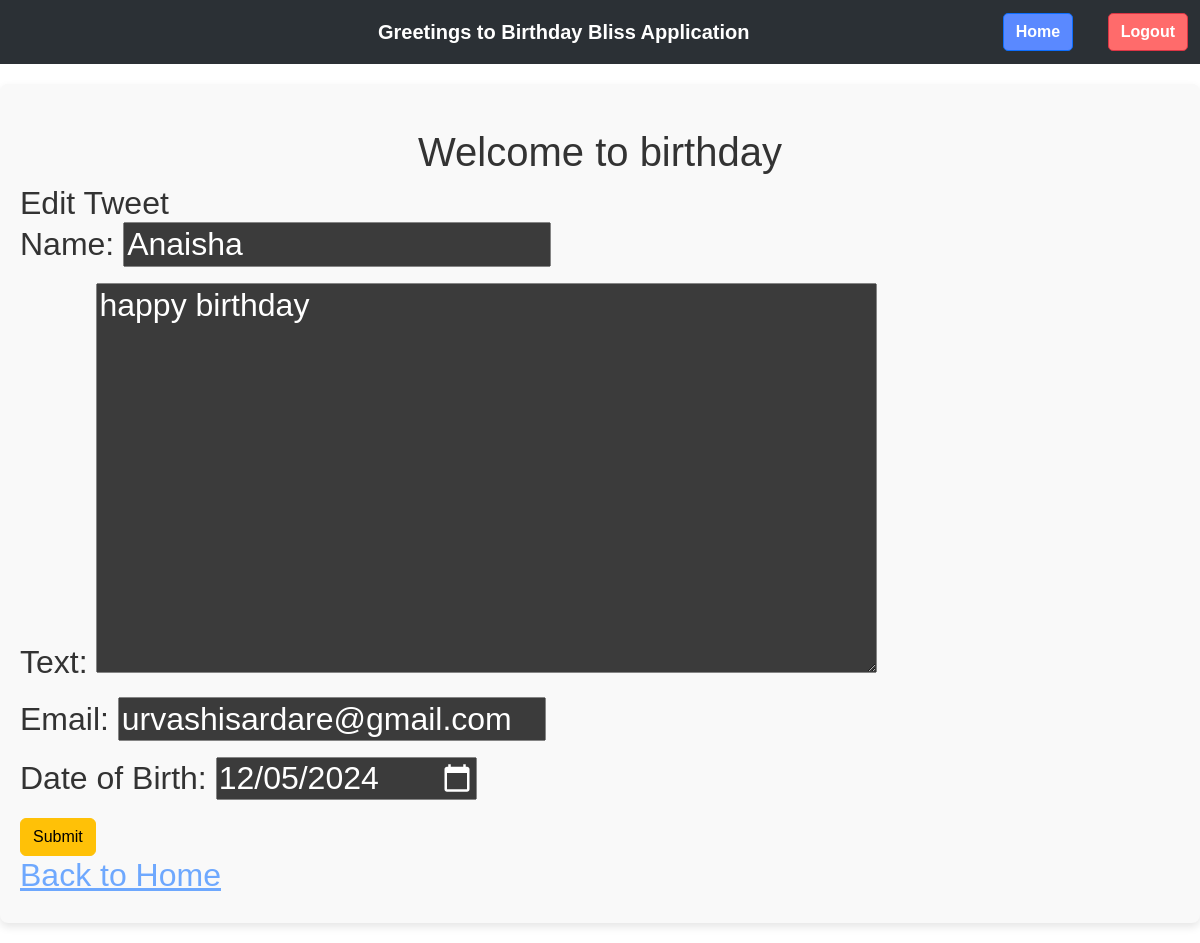
Screenshot of /20/edit/ (signed in) with the database file from the repository.
### tweet/models.py (models this page shows, shortened)
class Tweet(models.Model):
    user = models.ForeignKey(User, on_delete=models.CASCADE)
    name = models.CharField(max_length=16)
    text = models.TextField(max_length=240)
    email = models.EmailField(default="example@gmail.com")
    created_at = models.DateTimeField(auto_now_add=True)
    updated_at = models.DateTimeField(auto_now=True)
    date_of_birth = models.DateField(default=datetime.datetime.now().strftime("%Y-%m-%d"))
    email_status = models.CharField(max_length=20,default='ABC')

### tweet/views.py (the view)
# urls.py: path('<int:tweet_id>/edit/', views.tweet_edit, name='tweet_edit'),
@login_required
def tweet_edit(request, tweet_id):
    tweet = get_object_or_404(Tweet, pk=tweet_id , user =   request.user)
    if request.method == "POST":
        form = TweetForm(request.POST, request.FILES, instance=tweet)
        if form.is_valid():
            tweet = form.save(commit=False)
            tweet.user = request.user
            tweet.save()
            return redirect('tweet_list')
    else:
        form = TweetForm(instance=tweet)
    return render(request,'tweet_form.html',{'form': form})

### tweet/forms.py
class TweetForm(forms.ModelForm):
    date_of_birth = forms.DateField(
        label="Date of Birth",
        required=True,
        widget=forms.DateInput(format="%Y-%m-%d", attrs={"type": "date"}),
        input_formats=["%Y-%m-%d"]
    )
    class Meta:
        model = Tweet
        fields = ['name','text','email','date_of_birth']

### tweet/templates/tweet_form.html (shortened to what this page needs)
{% extends "layout.html" %}
{%block content%}
<h1 class="text-center mt-4">Welcome to birthday</h1>
<h2>
    {%if form.instance.pk%} Edit Tweet {% else %} Create Birthday Reminder {% endif %}
    <form method="post" enctype="multipart/form-data" class="form">
        {{form.as_p}}
        <button class="btn btn-warning" type="submit">Submit</button>
    </form>
    <a href="{%url 'tweet_list'%}"> Back to Home</a>
{%endblock%}

### static/styles.css (style rules this page uses)
body { font-family: Arial, sans-serif; background-color: #ffffff; color: #333333; margin: 0; padding: 0; }

### rows the page displays
Tweet: name "Anaisha", text "happy birthday", email "urvashisardare@gmail.com", date_of_birth "12/05/2024"
